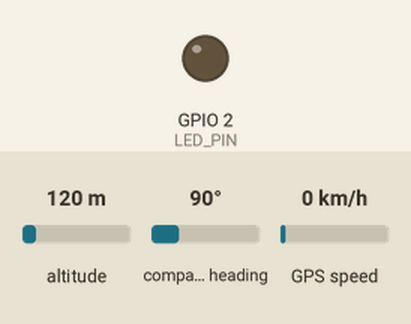
This sketch was run on a simulated ESP32. Parts: output pins drawn as LEDs (lit = HIGH). Inputs (shaded band) come from the test bench; at power-on: altitude 120 m, compass heading 90°, GPS speed 0 km/h. WiFi joins after 1.5 s; servers stay silent unless stated; uploads are accepted with an empty reply; the GPS gets a fix after 3 s at 37.7749, -122.4194 with 8 satellites; what the sketch prints to the serial monitor is not drawn.

Above: at 5.4 s.
At 8.52 s:
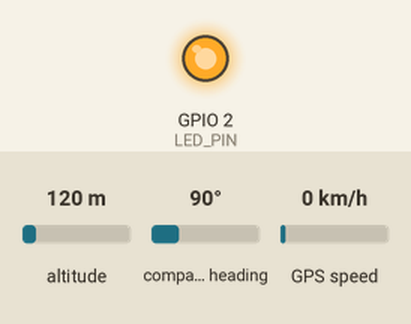
Timing chart, 0 to 13.1 s (numbered marks = the images above):
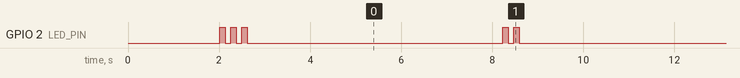

The sketch:

bus_gps_tracker.ino
```cpp
/*
 * ============================================================
 *  LINGA School Bus – ESP32 + NEO-6M GPS Tracker
 * ============================================================
 *  Hardware wiring (single TX/RX pair):
 *    NEO-6M TX  →  ESP32 GPIO 16 (RX2)
 *    NEO-6M RX  →  ESP32 GPIO 17 (TX2)
 *    NEO-6M VCC →  ESP32 3.3 V
 *    NEO-6M GND →  ESP32 GND
 *
 *  Libraries required (install via Arduino Library Manager):
 *    • TinyGPSPlus  by Mikal Hart
 *    • ArduinoJson  by Benoit Blanchon  (v6.x or v7.x)
 *    • HTTPClient   — built-in with ESP32 Arduino core
 *
 *  Fill in the config section below before flashing.
 * ============================================================
 */

#include <Arduino.h>
#include <WiFi.h>
#include <HTTPClient.h>
#include <ArduinoJson.h>
#include <TinyGPSPlus.h>

// ─── USER CONFIG ──────────────────────────────────────────────
// Wi-Fi credentials
const char* WIFI_SSID     = "loq";
const char* WIFI_PASSWORD = "12345678";

// Your deployed Next.js app URL (no trailing slash)
// Example for local testing:  "http://192.168.1.100:3000"
// Example for production    :  "https://your-app.vercel.app"
const char* SERVER_URL = "https://bustracking-application.vercel.app";

// Bus identity – copy from Firestore > buses > [document id]
const char* BUS_ID  = "bus-01"; // Firestore document ID from buses collection

// API key – copy from the bus document's apiKey field in Firestore
// OR use the master secret from .env.local: GPS_UPDATE_SECRET
const char* API_KEY = "smartbus_secret_esp32_2026";

// How often to send a location update (milliseconds)
const unsigned long UPDATE_INTERVAL_MS = 8000; // 8 seconds
// ──────────────────────────────────────────────────────────────

// GPS UART pins on ESP32
#define GPS_RX_PIN 16   // ESP32 RX2 ← NEO-6M TX
#define GPS_TX_PIN 17   // ESP32 TX2 → NEO-6M RX
#define GPS_BAUD   9600

// Built-in LED
#define LED_PIN    2

// ─── Objects ──────────────────────────────────────────────────
TinyGPSPlus gps;
HardwareSerial gpsSerial(2); // UART2

unsigned long lastUpdateMs = 0;
bool wifiConnected = false;

// ─── Helper: blink LED ────────────────────────────────────────
void blinkLED(int times, int delayMs = 120) {
  for (int i = 0; i < times; i++) {
    digitalWrite(LED_PIN, HIGH);
    delay(delayMs);
    digitalWrite(LED_PIN, LOW);
    delay(delayMs);
  }
}

// ─── Connect to Wi-Fi ─────────────────────────────────────────
void connectWiFi() {
  Serial.printf("\n[WiFi] Connecting to: %s\n", WIFI_SSID);
  WiFi.mode(WIFI_STA);
  WiFi.begin(WIFI_SSID, WIFI_PASSWORD);

  int tries = 0;
  while (WiFi.status() != WL_CONNECTED && tries < 30) {
    delay(500);
    Serial.print(".");
    tries++;
  }

  if (WiFi.status() == WL_CONNECTED) {
    wifiConnected = true;
    Serial.printf("\n[WiFi] Connected! IP: %s\n", WiFi.localIP().toString().c_str());
    blinkLED(3); // 3 blinks = Wi-Fi OK
  } else {
    wifiConnected = false;
    Serial.println("\n[WiFi] Connection FAILED. Will retry later.");
    blinkLED(6, 60); // 6 rapid blinks = Wi-Fi error
  }
}

// ─── POST GPS data to the Next.js API ─────────────────────────
void sendGPSUpdate(double lat, double lng, double speedKmh) {
  if (WiFi.status() != WL_CONNECTED) {
    Serial.println("[HTTP] No WiFi – skipping update.");
    connectWiFi(); // try to reconnect
    return;
  }

  // Build endpoint URL
  String url = String(SERVER_URL) + "/api/gps/update";

  // Build JSON payload matching the API contract:
  //   { busId, latitude, longitude, speed, apiKey }
  StaticJsonDocument<256> doc;
  doc["busId"]     = BUS_ID;
  doc["latitude"]  = lat;
  doc["longitude"] = lng;
  doc["speed"]     = speedKmh;
  doc["apiKey"]    = API_KEY;

  String payload;
  serializeJson(doc, payload);

  Serial.printf("[HTTP] POST → %s\n", url.c_str());
  Serial.printf("[HTTP] Body → %s\n", payload.c_str());

  HTTPClient http;
  http.begin(url);
  http.addHeader("Content-Type", "application/json");
  http.setTimeout(10000); // 10s timeout

  int httpCode = http.POST(payload);

  if (httpCode > 0) {
    String response = http.getString();
    Serial.printf("[HTTP] Response %d: %s\n", httpCode, response.c_str());

    if (httpCode == 200) {
      blinkLED(2); // 2 blinks = success
    } else {
      blinkLED(4, 80); // 4 blinks = server error
    }
  } else {
    Serial.printf("[HTTP] Request FAILED: %s\n", http.errorToString(httpCode).c_str());
    blinkLED(6, 60);
  }

  http.end();
}

// ─── Arduino Setup ────────────────────────────────────────────
void setup() {
  pinMode(LED_PIN, OUTPUT);
  digitalWrite(LED_PIN, LOW);

  // Debug serial
  Serial.begin(115200);
  delay(500);
  Serial.println("\n========================================");
  Serial.println("  LINGA School Bus – GPS Tracker v1.0");
  Serial.println("========================================");

  // Start GPS UART
  gpsSerial.begin(GPS_BAUD, SERIAL_8N1, GPS_RX_PIN, GPS_TX_PIN);
  Serial.printf("[GPS] Serial started on RX=%d TX=%d @%d baud\n",
                GPS_RX_PIN, GPS_TX_PIN, GPS_BAUD);

  // Connect to Wi-Fi
  connectWiFi();

  Serial.println("[SYS] Waiting for GPS fix...");
}

// ─── Arduino Loop ─────────────────────────────────────────────
void loop() {
  // Feed all available GPS bytes into TinyGPSPlus
  while (gpsSerial.available() > 0) {
    char c = gpsSerial.read();
    gps.encode(c);
  }

  // Check if it's time to send an update
  unsigned long now = millis();
  if ((now - lastUpdateMs) >= UPDATE_INTERVAL_MS) {
    lastUpdateMs = now;

    if (gps.location.isValid() && gps.location.age() < 2000) {
      // GPS fix available
      double lat      = gps.location.lat();
      double lng      = gps.location.lng();
      double speedKph = gps.speed.isValid() ? gps.speed.kmph() : 0.0;

      Serial.println("──────────────────────────────────");
      Serial.printf("[GPS] Lat: %.6f | Lng: %.6f | Speed: %.1f km/h\n",
                    lat, lng, speedKph);
      Serial.printf("[GPS] Satellites: %d | HDOP: %.1f | Age: %lu ms\n",
                    gps.satellites.value(),
                    gps.hdop.isValid() ? gps.hdop.hdop() : 0.0,
                    gps.location.age());

      sendGPSUpdate(lat, lng, speedKph);

    } else {
      // No GPS fix yet
      Serial.printf("[GPS] Waiting for fix... Chars processed: %lu | Sentences: %lu | Checksum fails: %lu\n",
                    gps.charsProcessed(),
                    gps.sentencesWithFix(),
                    gps.failedChecksum());

      // If receiving no characters at all after 10 seconds, something is wired wrong
      if (gps.charsProcessed() < 10 && millis() > 10000) {
        Serial.println("[GPS] WARNING: No NMEA data received. Check TX/RX wiring!");
      }

      // Pulse LED slowly to show we are alive but waiting for fix
      digitalWrite(LED_PIN, HIGH);
      delay(100);
      digitalWrite(LED_PIN, LOW);
    }
  }

  // Keep Wi-Fi alive
  if (WiFi.status() != WL_CONNECTED) {
    wifiConnected = false;
    static unsigned long lastWifiRetry = 0;
    if ((now - lastWifiRetry) > 30000) { // retry every 30 s
      lastWifiRetry = now;
      Serial.println("[WiFi] Disconnected – reconnecting...");
      connectWiFi();
    }
  }
}
```

Measured:
- by itself, GPIO 2 (LED_PIN): HIGH → LOW at 2.1 s, → HIGH 0.12 s later, → LOW 0.12 s later, → HIGH 0.12 s later, … (69 changes in this stretch)
- by itself, everything shown: repeats every 8.0 s, in 4 steps
